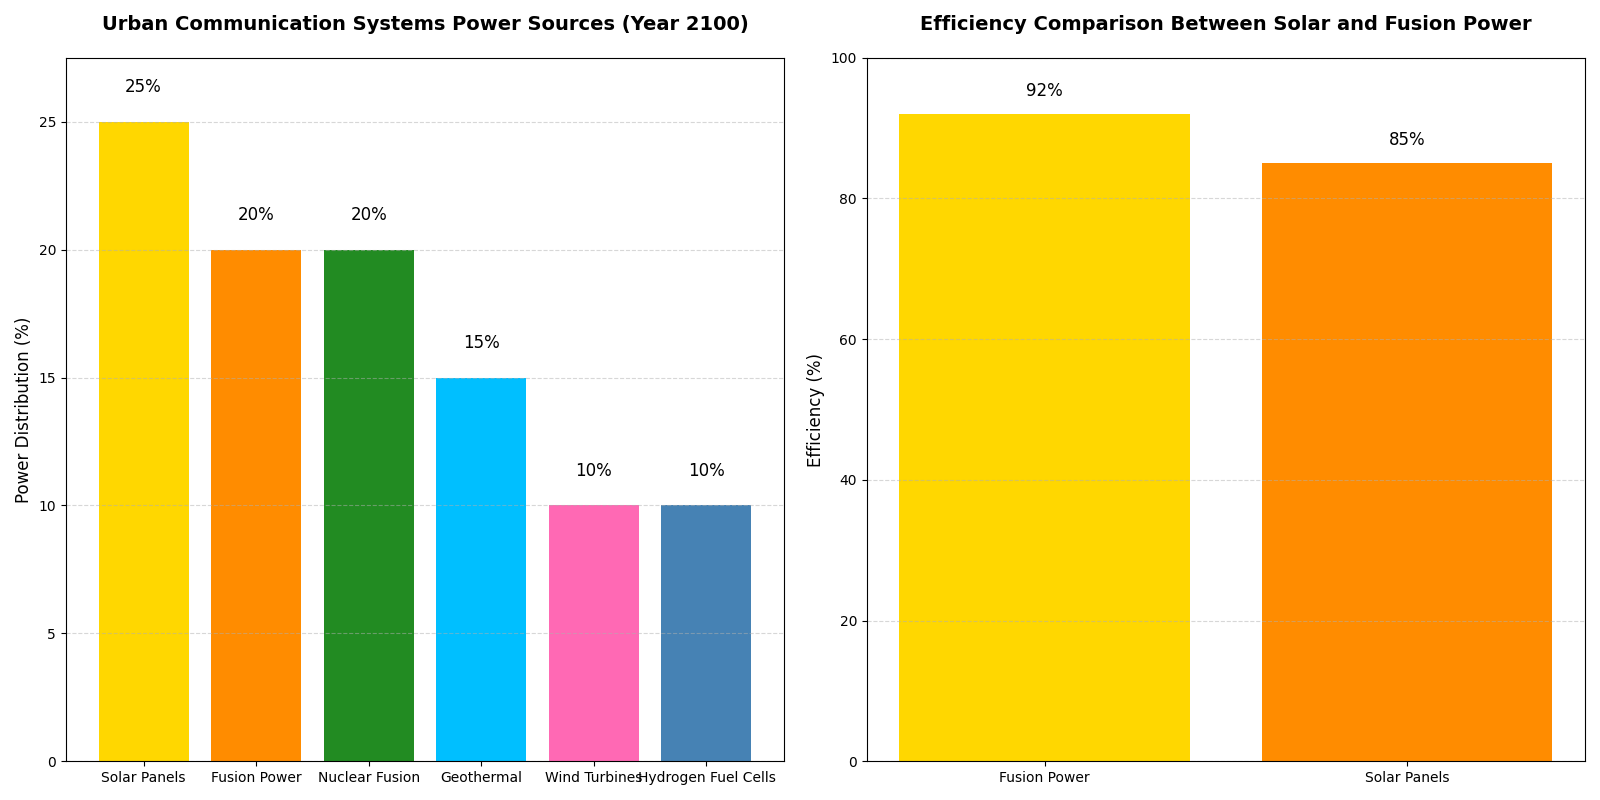

Recreate this plot in Python.
import matplotlib.pyplot as plt
import numpy as np

# Define the data for the main chart
technologies = ['Solar Panels', 'Fusion Power', 'Geothermal', 'Wind Turbines', 'Hydrogen Fuel Cells', 'Nuclear Fusion']
power_distribution = [25, 20, 15, 10, 10, 20]

# Define the data for the secondary subplot
tech_comparison = ['Solar Panels', 'Fusion Power']
efficiency = [85, 92]  # Assumed efficiency percentages

# Sort the power distribution for the main chart in descending order
sorted_tech = sorted(zip(technologies, power_distribution), key=lambda x: x[1], reverse=True)
sorted_technologies, sorted_power_distribution = zip(*sorted_tech)

fig, (ax1, ax2) = plt.subplots(1, 2, figsize=(16, 8))

# Main subplot: Sorted bar chart for power distribution
bars1 = ax1.bar(sorted_technologies, sorted_power_distribution, 
                color=['#FFD700', '#FF8C00', '#228B22', '#00BFFF', '#FF69B4', '#4682B4'])

ax1.set_title("Urban Communication Systems Power Sources (Year 2100)", fontsize=14, weight='bold', pad=20)
ax1.set_ylabel("Power Distribution (%)", fontsize=12)
ax1.set_ylim(0, max(sorted_power_distribution)*1.1)
ax1.grid(True, axis='y', linestyle='--', alpha=0.5)

# Display values on top of the bars for the main chart
for bar, value in zip(bars1, sorted_power_distribution):
    ax1.text(bar.get_x() + bar.get_width() / 2, value + 1, f"{value}%", ha='center', va='bottom', fontsize=12)

# Secondary subplot: Efficiency comparison
# Sort the efficiency comparison data in descending order
sorted_efficiency = sorted(zip(tech_comparison, efficiency), key=lambda x: x[1], reverse=True)
sorted_tech_comparison, sorted_eff = zip(*sorted_efficiency)

bars2 = ax2.bar(sorted_tech_comparison, sorted_eff, color=['#FFD700', '#FF8C00'])
ax2.set_title("Efficiency Comparison Between Solar and Fusion Power", fontsize=14, weight='bold', pad=20)
ax2.set_ylabel("Efficiency (%)", fontsize=12)
ax2.set_ylim(0, 100)
ax2.grid(True, axis='y', linestyle='--', alpha=0.5)

# Display values on top of the bars for the secondary subplot
for bar, eff in zip(bars2, sorted_eff):
    ax2.text(bar.get_x() + bar.get_width() / 2, eff + 2, f"{eff}%", ha='center', va='bottom', fontsize=12)

plt.tight_layout()
plt.show()
